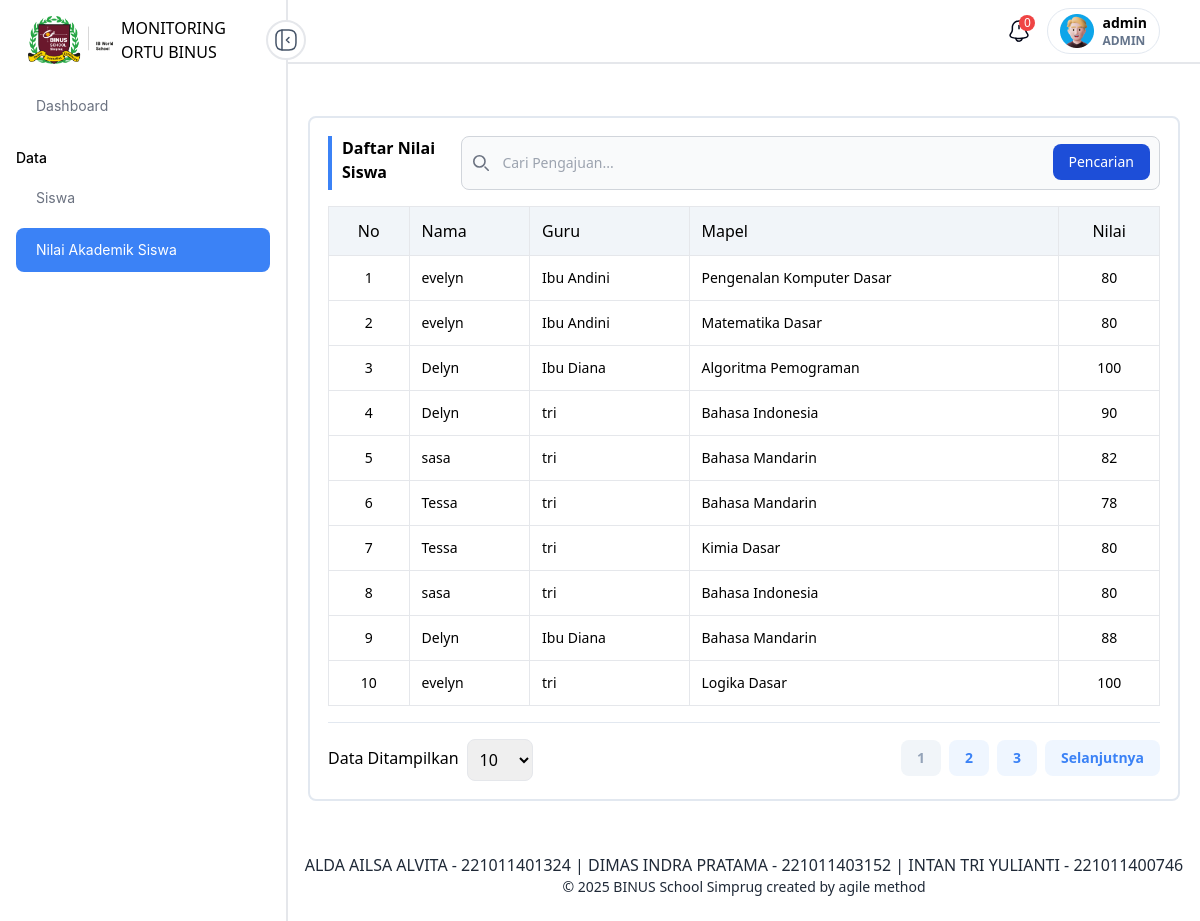
The app's page /nilai_akademik/ (signed in) with its own data.
### main/models.py (models this page shows, shortened)
class Murid(models.Model):
    murid_id = models.BigAutoField(primary_key=True)
    name = models.CharField(max_length=255)
    jenis_kelamin = models.CharField(max_length=255)
    foto = models.ImageField(upload_to=RandomFileName('murid/foto/'), null=True, blank=True)
    tanggal_lahir = models.DateField(null=False, blank=False)
    status = models.BooleanField()
    ortu = models.ForeignKey(AbstractUser, on_delete=models.DO_NOTHING)
    kelas = models.BigIntegerField(default=0)
    created = models.DateTimeField(auto_now_add=True)
    updated = models.DateTimeField(auto_now_add=True)
    class Meta:
        managed = True
        db_table = 'Murid'

class AbstractUser(models.Model):
    user = models.OneToOneField(User, on_delete=models.CASCADE)
    name = models.CharField(null=False, blank=False, max_length=255)
    roles = models.CharField(null=False, blank=False, max_length=255)
    status = models.BooleanField(default=False)
    created = models.DateTimeField(auto_now_add=True)
    updated = models.DateTimeField(auto_now_add=True)

class MataPelajaran(models.Model):
    mapel_id = models.UUIDField(primary_key=True, default=uuid.uuid4, editable=False)
    nama = models.CharField(null=False, blank=False, max_length=255)
    created = models.DateTimeField(auto_now_add=True)
    updated = models.DateTimeField(auto_now_add=True)
    class Meta:
        managed = True
        db_table = 'MataPelajaran'

### web/views/home.py (the view, shortened to what this page needs)
# urls.py: path('nilai_akademik/', home.nilai_akademik, name='nilai_akademik'),
def nilai_akademik(request):
    nilai = Nilai.objects.all().order_by('-updated')
    if request.session.get('roles') == "ORTU":
        nilai = Nilai.objects.filter(murid__ortu=request.session.get('user_id'))
    if request.GET.get('search'):
        nilai = nilai.filter(murid__name__icontains=request.GET.get('search'))
    page = request.GET.get('page', 1)
    limit = request.GET.get('limit', 10)
    srz = NilaiSerializer(nilai, many=True)
    paginator = Paginator(srz.data, limit)
    try:
        items = paginator.page(page)
    except PageNotAnInteger:
        items = paginator.page(1)
    except EmptyPage:
        items = paginator.page(paginator.num_pages)
    context = {
        'data' : items,
        'murid_list': Murid.objects.all(),
        'mapel_list': MataPelajaran.objects.all(),
    }
    return render(request, 'templates/nilai_akademik/index.html', context=context)

### web/templates/nilai_akademik/index.html (shortened to what this page needs)
{% extends "partials/base.html" %}
{% load general_function %}
{% block content %}
<div class="grid gap-6">
    <div class="grid gap-4 p-[18px] border-2 border-[#E2E8F0] rounded-lg">
        <div class="flex justify-between">
            <h1 class="text-base font-semibold border-l-4 pl-2.5 border-primaryColor">
                Daftar Nilai Siswa
            </h1>
            <form class="w-full" method="GET">
                <div class="relative">
                    <div class="absolute inset-y-0 start-0 flex items-center ps-3 pointer-events-none">
                    </div>
                    <input type="search" name="search" id="search_duk" class="block w-full p-4 ps-10 text-sm text-gray-900 border border-gray-300 rounded-lg bg-gray-50 focus:ring-blue-500 focus:border-blue-500" placeholder="Cari Pengajuan..." required />
                    <button type="submit" class="text-white absolute end-2.5 bottom-2.5 bg-blue-700 hover:bg-blue-800 focus:ring-4 focus:outline-none focus:ring-blue-300 font-medium rounded-lg text-sm px-4 py-2 dark:bg-blue-600 dark:hover:bg-blue-700 dark:focus:ring-blue-800">Pencarian</button>
                </div>
            </form>
        </div>
        <table class="table-auto w-full">
            <thead class="text-left">
                <tr class="bg-[#F1F5F9]">
                    <th class="p-3 text-base font-medium border" align="center">No</th>
                    <th class="p-3 text-base font-medium border">Nama</th>
                    <th class="p-3 text-base font-medium border" align="left">Guru</th>
                    <th class="p-3 text-base font-medium border" align="left">Mapel</th>
                    <th class="p-3 text-base font-medium border" align="center">Nilai</th>
                </tr>
            </thead>
            <tbody>
                {% if data %}
                    {% for x in data %}
                        <tr>
                            <td class="p-3 text-sm font-normal border" align="center">{{forloop.counter}}</td>
                            <td class="p-3 text-sm font-normal border">{{x.murid.name}}</td>
                            <td class="p-3 text-sm font-normal border">{{x.guru.name}}</td>
                            <td class="p-3 text-sm font-normal border" align="left">{{x.mapel.nama}}</td>
                            <td class="p-3 text-sm font-normal border" align="center">{{x.nilai}}</td>
                        </tr>
                    {% endfor %}
                {% else %}
                        <tr>
                            <td class="p-3 text-sm font-normal border" align="center" colspan="4">Tidak ada data</td>
                        </tr>
                {% endif %}
            </tbody>
        </table>
        {% include 'partials/pagination.html' %}
    </div>
</div>
{% endblock %}

### static/css/app-e2100fa4.css (style rules this page uses)
html { line-height: 1.5; -webkit-text-size-adjust: 100%; -moz-tab-size: 4; -o-tab-size: 4; tab-size: 4; font-family: ui-sans-serif, system-ui, -apple-system, BlinkMacSystemFont, Segoe UI, Roboto, Helvetica Neue, Arial, Noto Sans, sans-serif, "Apple Color Emoji", "Segoe UI Emoji", Segoe UI Symbol, "Noto Color Emoji"; font-feature-settings: normal; font-variation-settings: normal }
body { margin: 0; line-height: inherit }
h1, h2, h3, h4, h5, h6 { font-size: inherit; font-weight: inherit }
table { text-indent: 0; border-color: inherit; border-collapse: collapse }
button, input, optgroup, select, textarea { font-family: inherit; font-feature-settings: inherit; font-variation-settings: inherit; font-size: 100%; font-weight: inherit; line-height: inherit; color: inherit; margin: 0; padding: 0 }
button, select { text-transform: none }
button, [type=button], [type=reset], [type=submit] { -webkit-appearance: button; background-color: transparent; background-image: none }
[type=search] { -webkit-appearance: textfield; outline-offset: -2px }
blockquote, dl, dd, h1, h2, h3, h4, h5, h6, hr, figure, p, pre { margin: 0 }
input::placeholder, textarea::placeholder { opacity: 1; color: #9ca3af }
button, [role=button] { cursor: pointer }
.absolute { position: absolute }
.relative { position: relative }
.block { display: block }
.flex { display: flex }
.grid { display: grid }
.w-full { width: 100% }
.items-center { align-items: center }
.justify-between { justify-content: space-between }
.gap-4 { gap: 1rem }
.rounded-lg { border-radius: .5rem }
.border { border-width: 1px }
.border-2 { border-width: 2px }
.border-\[\#E2E8F0\] { --tw-border-opacity: 1; border-color: rgb(226 232 240 / var(--tw-border-opacity)) }
.bg-\[\#F1F5F9\] { --tw-bg-opacity: 1; background-color: rgb(241 245 249 / var(--tw-bg-opacity)) }
.p-3 { padding: .75rem }
.p-4 { padding: 1rem }
.px-4 { padding-left: 1rem; padding-right: 1rem }
.py-2 { padding-top: .5rem; padding-bottom: .5rem }
.text-left { text-align: left }
.text-base { font-size: 1rem; line-height: 1.5rem }
.text-sm { font-size: .875rem; line-height: 1.25rem }
.font-medium { font-weight: 500 }
.font-normal { font-weight: 400 }
.font-semibold { font-weight: 600 }
.text-gray-900 { --tw-text-opacity: 1; color: rgb(17 24 39 / var(--tw-text-opacity)) }
.text-white { --tw-text-opacity: 1; color: rgb(255 255 255 / var(--tw-text-opacity)) }

### records on screen
Murid: murid.name "evelyn" "evelyn" "evelyn"
AbstractUser: guru.name "Ibu Andini" "Ibu Andini"
MataPelajaran: mapel.nama "Pengenalan Komputer Dasar"
MataPelajaran: mapel.nama "Matematika Dasar"
Murid: murid.name "Delyn" "Delyn" "Delyn"
AbstractUser: guru.name "Ibu Diana" "Ibu Diana"
MataPelajaran: mapel.nama "Algoritma Pemograman"
AbstractUser: guru.name "tri" "tri" "tri" "tri" "tri" "tri"
MataPelajaran: mapel.nama "Bahasa Indonesia" "Bahasa Indonesia"
Murid: murid.name "sasa" "sasa"
MataPelajaran: mapel.nama "Bahasa Mandarin" "Bahasa Mandarin" "Bahasa Mandarin"
Murid: murid.name "Tessa" "Tessa"
MataPelajaran: mapel.nama "Kimia Dasar"
MataPelajaran: mapel.nama "Logika Dasar"

### other values on screen
{{ request.session.name }} "admin"
{{ request.session.roles }} "ADMIN"
{{ x.nilai }} "80" "80" "100" "90" "82" "78" "80" "80" "88" "100"
{{ i }} "1"
{{ i }} "2" "3"
